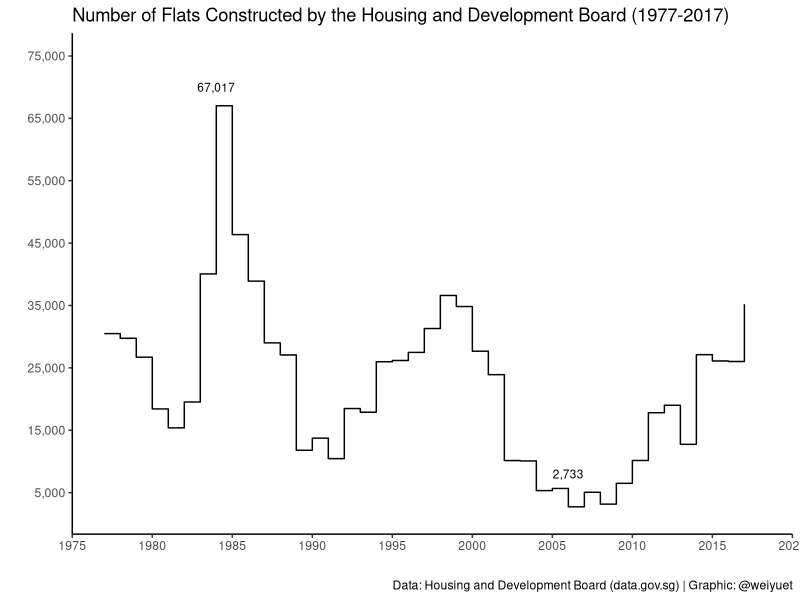
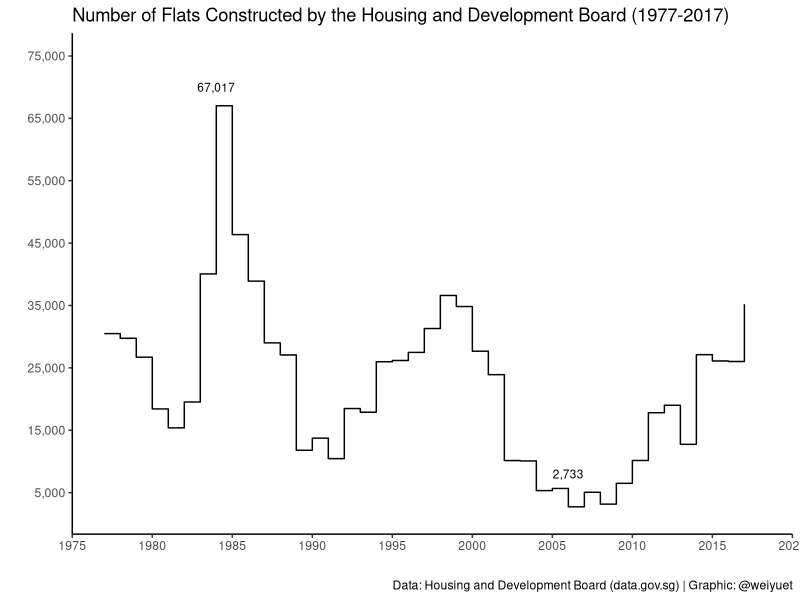

Write R code to recreate these figures, in order.
# Setup
library(tidyverse)
library(scales)
library(glue)

# Load data
flats_constructed <- read_csv("data/flats-constructed/flats-constructed-by-housing-and-development-board-annual.csv")

# Plot number of flats constructed
p <- flats_constructed %>%
  ggplot(aes(x = year, y = flats_constructed)) +
  geom_step() +
  scale_x_continuous(
    expand = c(0, 0),
    limits = c(1975, 2020),
    breaks = seq(1975, 2020, 5)
  ) +
  scale_y_continuous(
    limits = c(2000, 75000),
    breaks = seq(5000, 75000, 10000),
    labels = label_number(big.mark = ",")
  ) +
  theme_classic() +
  labs(
    x = "", y = "",
    title = glue("Number of Flats Constructed by the Housing and Development Board ({min(flats_constructed$year)}-{max(flats_constructed$year)})"),
    caption = "Data: Housing and Development Board (data.gov.sg) | Graphic: @weiyuet"
  )

# Annotate
p + (annotate("text", x = 1984, y = 70000, label = "67,017", size = 3)) + 
       (annotate("text", x = 2006, y = 8000, label = "2,733", size = 3))

# Save image
ggsave("figures/flats-constructed.png", width = 8, height = 4.5)
